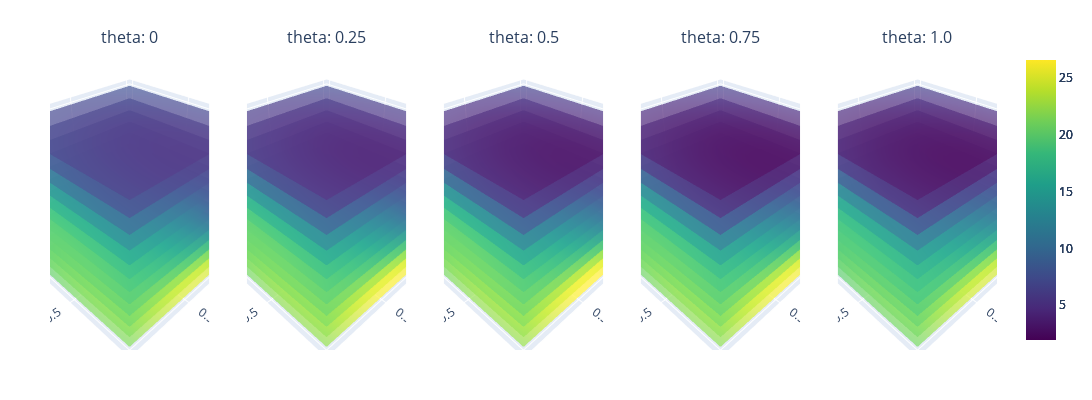

The notebook cell saved with this chart:
### Code cell
original_bounds = torch.tensor([[x_all[:,0].min(), x_all[:,1].min(), x_all[:,2].min(), x_all[:,3].min()], [x_all[:,0].max(), x_all[:,1].max(), x_all[:,2].max(), x_all[:,3].max()]])
random.seed(42)
random_indices = random.sample(range(x_all.shape[0]), 10)
x_train, _ = ground_truth_pool(lhs_data)
nx_train = normalize(x_train, bounds=original_bounds) # normalized data for training

x_train_df = pd.DataFrame(x_train.numpy(), columns=['n', 'theta', 'r', 't']) # Converted dataframe of the training data
matching_index = find_nearest_rows(x_inputs,x_train_df) # THe cloeset indecies
y_train,y_train_var = ground_truth_value(matching_index) # Train_y and train y var. Variance exists is multiple of the same rows exist

nx_all = normalize(x_all,original_bounds)

# Step 1: Initialize your model
gp_model = GaussianModelA(x_train=nx_train, y_train=y_train, y_train_var=y_train_var, bounds=original_bounds)

# Step 2: Initialize Plotting class
variable_combinations = [('n', 'r', 't'), ('theta', 'r', 't'), ('n', 't', 'theta')]
plotting = Plotting(gp_model, variable_combinations=variable_combinations)

combination = variable_combinations[0]

minmax = [y_train.min(), y_train.max()]
plotting.sliced_plotting(combination, minmax)

### Figure 1 — Plotly figure (JSON) as saved in the notebook; plotly's stock layout.template omitted (floating-point values rounded to 4 significant figures; data arrays with more than 128 entries replaced by an {"elided": "..."} marker saying what was removed)
{"data": [{"cmax": 26.55, "cmin": 1.95, "colorscale": [[0, "#440154"], [0.1111, "#482878"], [0.2222, "#3e4989"], [0.3333, "#31688e"], [0.4444, "#26828e"], [0.5556, "#1f9e89"], [0.6667, "#35b779"], [0.7778, "#6ece58"], [0.8889, "#b5de2b"], [1, "#fde725"]], "opacity": 0.7, "scene": "scene", "showscale": true, "surfacecolor": {"elided": "20x20 float values"}, "type": "surface", "x": {"elided": "20x20 float values"}, "y": {"elided": "20x20 float values"}, "z": {"elided": "20x20 float values"}}, {"cmax": 26.55, "cmin": 1.95, "colorscale": [[0, "#440154"], [0.1111, "#482878"], [0.2222, "#3e4989"], [0.3333, "#31688e"], [0.4444, "#26828e"], [0.5556, "#1f9e89"], [0.6667, "#35b779"], [0.7778, "#6ece58"], [0.8889, "#b5de2b"], [1, "#fde725"]], "opacity": 0.7, "scene": "scene2", "showscale": true, "surfacecolor": {"elided": "20x20 float values"}, "type": "surface", "x": {"elided": "20x20 float values"}, "y": {"elided": "20x20 float values"}, "z": {"elided": "20x20 float values"}}, {"cmax": 26.55, "cmin": 1.95, "colorscale": [[0, "#440154"], [0.1111, "#482878"], [0.2222, "#3e4989"], [0.3333, "#31688e"], [0.4444, "#26828e"], [0.5556, "#1f9e89"], [0.6667, "#35b779"], [0.7778, "#6ece58"], [0.8889, "#b5de2b"], [1, "#fde725"]], "opacity": 0.7, "scene": "scene3", "showscale": true, "surfacecolor": {"elided": "20x20 float values"}, "type": "surface", "x": {"elided": "20x20 float values"}, "y": {"elided": "20x20 float values"}, "z": {"elided": "20x20 float values"}}, {"cmax": 26.55, "cmin": 1.95, "colorscale": [[0, "#440154"], [0.1111, "#482878"], [0.2222, "#3e4989"], [0.3333, "#31688e"], [0.4444, "#26828e"], [0.5556, "#1f9e89"], [0.6667, "#35b779"], [0.7778, "#6ece58"], [0.8889, "#b5de2b"], [1, "#fde725"]], "opacity": 0.7, "scene": "scene4", "showscale": true, "surfacecolor": {"elided": "20x20 float values"}, "type": "surface", "x": {"elided": "20x20 float values"}, "y": {"elided": "20x20 float values"}, "z": {"elided": "20x20 float values"}}, {"cmax": 26.55, "cmin": 1.95, "colorscale": [[0, "#440154"], [0.1111, "#482878"], [0.2222, "#3e4989"], [0.3333, "#31688e"], [0.4444, "#26828e"], [0.5556, "#1f9e89"], [0.6667, "#35b779"], [0.7778, "#6ece58"], [0.8889, "#b5de2b"], [1, "#fde725"]], "opacity": 0.7, "scene": "scene5", "showscale": true, "surfacecolor": {"elided": "20x20 float values"}, "type": "surface", "x": {"elided": "20x20 float values"}, "y": {"elided": "20x20 float values"}, "z": {"elided": "20x20 float values"}}, {"cmax": 26.55, "cmin": 1.95, "colorscale": [[0, "#440154"], [0.1111, "#482878"], [0.2222, "#3e4989"], [0.3333, "#31688e"], [0.4444, "#26828e"], [0.5556, "#1f9e89"], [0.6667, "#35b779"], [0.7778, "#6ece58"], [0.8889, "#b5de2b"], [1, "#fde725"]], "opacity": 0.7, "scene": "scene", "showscale": false, "surfacecolor": {"elided": "20x20 float values"}, "type": "surface", "x": {"elided": "20x20 float values"}, "y": {"elided": "20x20 float values"}, "z": {"elided": "20x20 float values"}}, {"cmax": 26.55, "cmin": 1.95, "colorscale": [[0, "#440154"], [0.1111, "#482878"], [0.2222, "#3e4989"], [0.3333, "#31688e"], [0.4444, "#26828e"], [0.5556, "#1f9e89"], [0.6667, "#35b779"], [0.7778, "#6ece58"], [0.8889, "#b5de2b"], [1, "#fde725"]], "opacity": 0.7, "scene": "scene2", "showscale": false, "surfacecolor": {"elided": "20x20 float values"}, "type": "surface", "x": {"elided": "20x20 float values"}, "y": {"elided": "20x20 float values"}, "z": {"elided": "20x20 float values"}}, {"cmax": 26.55, "cmin": 1.95, "colorscale": [[0, "#440154"], [0.1111, "#482878"], [0.2222, "#3e4989"], [0.3333, "#31688e"], [0.4444, "#26828e"], [0.5556, "#1f9e89"], [0.6667, "#35b779"], [0.7778, "#6ece58"], [0.8889, "#b5de2b"], [1, "#fde725"]], "opacity": 0.7, "scene": "scene3", "showscale": false, "surfacecolor": {"elided": "20x20 float values"}, "type": "surface", "x": {"elided": "20x20 float values"}, "y": {"elided": "20x20 float values"}, "z": {"elided": "20x20 float values"}}, {"cmax": 26.55, "cmin": 1.95, "colorscale": [[0, "#440154"], [0.1111, "#482878"], [0.2222, "#3e4989"], [0.3333, "#31688e"], [0.4444, "#26828e"], [0.5556, "#1f9e89"], [0.6667, "#35b779"], [0.7778, "#6ece58"], [0.8889, "#b5de2b"], [1, "#fde725"]], "opacity": 0.7, "scene": "scene4", "showscale": false, "surfacecolor": {"elided": "20x20 float values"}, "type": "surface", "x": {"elided": "20x20 float values"}, "y": {"elided": "20x20 float values"}, "z": {"elided": "20x20 float values"}}, {"cmax": 26.55, "cmin": 1.95, "colorscale": [[0, "#440154"], [0.1111, "#482878"], [0.2222, "#3e4989"], [0.3333, "#31688e"], [0.4444, "#26828e"], [0.5556, "#1f9e89"], [0.6667, "#35b779"], [0.7778, "#6ece58"], [0.8889, "#b5de2b"], [1, "#fde725"]], "opacity": 0.7, "scene": "scene5", "showscale": false, "surfacecolor": {"elided": "20x20 float values"}, "type": "surface", "x": {"elided": "20x20 float values"}, "y": {"elided": "20x20 float values"}, "z": {"elided": "20x20 float values"}}, {"cmax": 26.55, "cmin": 1.95, "colorscale": [[0, "#440154"], [0.1111, "#482878"], [0.2222, "#3e4989"], [0.3333, "#31688e"], [0.4444, "#26828e"], [0.5556, "#1f9e89"], [0.6667, "#35b779"], [0.7778, "#6ece58"], [0.8889, "#b5de2b"], [1, "#fde725"]], "opacity": 0.7, "scene": "scene", "showscale": false, "surfacecolor": {"elided": "20x20 float values"}, "type": "surface", "x": {"elided": "20x20 float values"}, "y": {"elided": "20x20 float values"}, "z": {"elided": "20x20 float values"}}, {"cmax": 26.55, "cmin": 1.95, "colorscale": [[0, "#440154"], [0.1111, "#482878"], [0.2222, "#3e4989"], [0.3333, "#31688e"], [0.4444, "#26828e"], [0.5556, "#1f9e89"], [0.6667, "#35b779"], [0.7778, "#6ece58"], [0.8889, "#b5de2b"], [1, "#fde725"]], "opacity": 0.7, "scene": "scene2", "showscale": false, "surfacecolor": {"elided": "20x20 float values"}, "type": "surface", "x": {"elided": "20x20 float values"}, "y": {"elided": "20x20 float values"}, "z": {"elided": "20x20 float values"}}, {"cmax": 26.55, "cmin": 1.95, "colorscale": [[0, "#440154"], [0.1111, "#482878"], [0.2222, "#3e4989"], [0.3333, "#31688e"], [0.4444, "#26828e"], [0.5556, "#1f9e89"], [0.6667, "#35b779"], [0.7778, "#6ece58"], [0.8889, "#b5de2b"], [1, "#fde725"]], "opacity": 0.7, "scene": "scene3", "showscale": false, "surfacecolor": {"elided": "20x20 float values"}, "type": "surface", "x": {"elided": "20x20 float values"}, "y": {"elided": "20x20 float values"}, "z": {"elided": "20x20 float values"}}, {"cmax": 26.55, "cmin": 1.95, "colorscale": [[0, "#440154"], [0.1111, "#482878"], [0.2222, "#3e4989"], [0.3333, "#31688e"], [0.4444, "#26828e"], [0.5556, "#1f9e89"], [0.6667, "#35b779"], [0.7778, "#6ece58"], [0.8889, "#b5de2b"], [1, "#fde725"]], "opacity": 0.7, "scene": "scene4", "showscale": false, "surfacecolor": {"elided": "20x20 float values"}, "type": "surface", "x": {"elided": "20x20 float values"}, "y": {"elided": "20x20 float values"}, "z": {"elided": "20x20 float values"}}, {"cmax": 26.55, "cmin": 1.95, "colorscale": [[0, "#440154"], [0.1111, "#482878"], [0.2222, "#3e4989"], [0.3333, "#31688e"], [0.4444, "#26828e"], [0.5556, "#1f9e89"], [0.6667, "#35b779"], [0.7778, "#6ece58"], [0.8889, "#b5de2b"], [1, "#fde725"]], "opacity": 0.7, "scene": "scene5", "showscale": false, "surfacecolor": {"elided": "20x20 float values"}, "type": "surface", "x": {"elided": "20x20 float values"}, "y": {"elided": "20x20 float values"}, "z": {"elided": "20x20 float values"}}, {"cmax": 26.55, "cmin": 1.95, "colorscale": [[0, "#440154"], [0.1111, "#482878"], [0.2222, "#3e4989"], [0.3333, "#31688e"], [0.4444, "#26828e"], [0.5556, "#1f9e89"], [0.6667, "#35b779"], [0.7778, "#6ece58"], [0.8889, "#b5de2b"], [1, "#fde725"]], "opacity": 0.7, "scene": "scene", "showscale": false, "surfacecolor": {"elided": "20x20 float values"}, "type": "surface", "x": {"elided": "20x20 float values"}, "y": {"elided": "20x20 float values"}, "z": {"elided": "20x20 float values"}}, {"cmax": 26.55, "cmin": 1.95, "colorscale": [[0, "#440154"], [0.1111, "#482878"], [0.2222, "#3e4989"], [0.3333, "#31688e"], [0.4444, "#26828e"], [0.5556, "#1f9e89"], [0.6667, "#35b779"], [0.7778, "#6ece58"], [0.8889, "#b5de2b"], [1, "#fde725"]], "opacity": 0.7, "scene": "scene2", "showscale": false, "surfacecolor": {"elided": "20x20 float values"}, "type": "surface", "x": {"elided": "20x20 float values"}, "y": {"elided": "20x20 float values"}, "z": {"elided": "20x20 float values"}}, {"cmax": 26.55, "cmin": 1.95, "colorscale": [[0, "#440154"], [0.1111, "#482878"], [0.2222, "#3e4989"], [0.3333, "#31688e"], [0.4444, "#26828e"], [0.5556, "#1f9e89"], [0.6667, "#35b779"], [0.7778, "#6ece58"], [0.8889, "#b5de2b"], [1, "#fde725"]], "opacity": 0.7, "scene": "scene3", "showscale": false, "surfacecolor": {"elided": "20x20 float values"}, "type": "surface", "x": {"elided": "20x20 float values"}, "y": {"elided": "20x20 float values"}, "z": {"elided": "20x20 float values"}}, {"cmax": 26.55, "cmin": 1.95, "colorscale": [[0, "#440154"], [0.1111, "#482878"], [0.2222, "#3e4989"], [0.3333, "#31688e"], [0.4444, "#26828e"], [0.5556, "#1f9e89"], [0.6667, "#35b779"], [0.7778, "#6ece58"], [0.8889, "#b5de2b"], [1, "#fde725"]], "opacity": 0.7, "scene": "scene4", "showscale": false, "surfacecolor": {"elided": "20x20 float values"}, "type": "surface", "x": {"elided": "20x20 float values"}, "y": {"elided": "20x20 float values"}, "z": {"elided": "20x20 float values"}}, {"cmax": 26.55, "cmin": 1.95, "colorscale": [[0, "#440154"], [0.1111, "#482878"], [0.2222, "#3e4989"], [0.3333, "#31688e"], [0.4444, "#26828e"], [0.5556, "#1f9e89"], [0.6667, "#35b779"], [0.7778, "#6ece58"], [0.8889, "#b5de2b"], [1, "#fde725"]], "opacity": 0.7, "scene": "scene5", "showscale": false, "surfacecolor": {"elided": "20x20 float values"}, "type": "surface", "x": {"elided": "20x20 float values"}, "y": {"elided": "20x20 float values"}, "z": {"elided": "20x20 float values"}}, {"cmax": 26.55, "cmin": 1.95, "colorscale": [[0, "#440154"], [0.1111, "#482878"], [0.2222, "#3e4989"], [0.3333, "#31688e"], [0.4444, "#26828e"], [0.5556, "#1f9e89"], [0.6667, "#35b779"], [0.7778, "#6ece58"], [0.8889, "#b5de2b"], [1, "#fde725"]], "opacity": 0.7, "scene": "scene", "showscale": false, "surfacecolor": {"elided": "20x20 float values"}, "type": "surface", "x": {"elided": "20x20 float values"}, "y": {"elided": "20x20 float values"}, "z": {"elided": "20x20 float values"}}, {"cmax": 26.55, "cmin": 1.95, "colorscale": [[0, "#440154"], [0.1111, "#482878"], [0.2222, "#3e4989"], [0.3333, "#31688e"], [0.4444, "#26828e"], [0.5556, "#1f9e89"], [0.6667, "#35b779"], [0.7778, "#6ece58"], [0.8889, "#b5de2b"], [1, "#fde725"]], "opacity": 0.7, "scene": "scene2", "showscale": false, "surfacecolor": {"elided": "20x20 float values"}, "type": "surface", "x": {"elided": "20x20 float values"}, "y": {"elided": "20x20 float values"}, "z": {"elided": "20x20 float values"}}, {"cmax": 26.55, "cmin": 1.95, "colorscale": [[0, "#440154"], [0.1111, "#482878"], [0.2222, "#3e4989"], [0.3333, "#31688e"], [0.4444, "#26828e"], [0.5556, "#1f9e89"], [0.6667, "#35b779"], [0.7778, "#6ece58"], [0.8889, "#b5de2b"], [1, "#fde725"]], "opacity": 0.7, "scene": "scene3", "showscale": false, "surfacecolor": {"elided": "20x20 float values"}, "type": "surface", "x": {"elided": "20x20 float values"}, "y": {"elided": "20x20 float values"}, "z": {"elided": "20x20 float values"}}, {"cmax": 26.55, "cmin": 1.95, "colorscale": [[0, "#440154"], [0.1111, "#482878"], [0.2222, "#3e4989"], [0.3333, "#31688e"], [0.4444, "#26828e"], [0.5556, "#1f9e89"], [0.6667, "#35b779"], [0.7778, "#6ece58"], [0.8889, "#b5de2b"], [1, "#fde725"]], "opacity": 0.7, "scene": "scene4", "showscale": false, "surfacecolor": {"elided": "20x20 float values"}, "type": "surface", "x": {"elided": "20x20 float values"}, "y": {"elided": "20x20 float values"}, "z": {"elided": "20x20 float values"}}, {"cmax": 26.55, "cmin": 1.95, "colorscale": [[0, "#440154"], [0.1111, "#482878"], [0.2222, "#3e4989"], [0.3333, "#31688e"], [0.4444, "#26828e"], [0.5556, "#1f9e89"], [0.6667, "#35b779"], [0.7778, "#6ece58"], [0.8889, "#b5de2b"], [1, "#fde725"]], "opacity": 0.7, "scene": "scene5", "showscale": false, "surfacecolor": {"elided": "20x20 float values"}, "type": "surface", "x": {"elided": "20x20 float values"}, "y": {"elided": "20x20 float values"}, "z": {"elided": "20x20 float values"}}, {"cmax": 26.55, "cmin": 1.95, "colorscale": [[0, "#440154"], [0.1111, "#482878"], [0.2222, "#3e4989"], [0.3333, "#31688e"], [0.4444, "#26828e"], [0.5556, "#1f9e89"], [0.6667, "#35b779"], [0.7778, "#6ece58"], [0.8889, "#b5de2b"], [1, "#fde725"]], "opacity": 0.7, "scene": "scene", "showscale": false, "surfacecolor": {"elided": "20x20 float values"}, "type": "surface", "x": {"elided": "20x20 float values"}, "y": {"elided": "20x20 float values"}, "z": {"elided": "20x20 float values"}}, {"cmax": 26.55, "cmin": 1.95, "colorscale": [[0, "#440154"], [0.1111, "#482878"], [0.2222, "#3e4989"], [0.3333, "#31688e"], [0.4444, "#26828e"], [0.5556, "#1f9e89"], [0.6667, "#35b779"], [0.7778, "#6ece58"], [0.8889, "#b5de2b"], [1, "#fde725"]], "opacity": 0.7, "scene": "scene2", "showscale": false, "surfacecolor": {"elided": "20x20 float values"}, "type": "surface", "x": {"elided": "20x20 float values"}, "y": {"elided": "20x20 float values"}, "z": {"elided": "20x20 float values"}}, {"cmax": 26.55, "cmin": 1.95, "colorscale": [[0, "#440154"], [0.1111, "#482878"], [0.2222, "#3e4989"], [0.3333, "#31688e"], [0.4444, "#26828e"], [0.5556, "#1f9e89"], [0.6667, "#35b779"], [0.7778, "#6ece58"], [0.8889, "#b5de2b"], [1, "#fde725"]], "opacity": 0.7, "scene": "scene3", "showscale": false, "surfacecolor": {"elided": "20x20 float values"}, "type": "surface", "x": {"elided": "20x20 float values"}, "y": {"elided": "20x20 float values"}, "z": {"elided": "20x20 float values"}}, {"cmax": 26.55, "cmin": 1.95, "colorscale": [[0, "#440154"], [0.1111, "#482878"], [0.2222, "#3e4989"], [0.3333, "#31688e"], [0.4444, "#26828e"], [0.5556, "#1f9e89"], [0.6667, "#35b779"], [0.7778, "#6ece58"], [0.8889, "#b5de2b"], [1, "#fde725"]], "opacity": 0.7, "scene": "scene4", "showscale": false, "surfacecolor": {"elided": "20x20 float values"}, "type": "surface", "x": {"elided": "20x20 float values"}, "y": {"elided": "20x20 float values"}, "z": {"elided": "20x20 float values"}}, {"cmax": 26.55, "cmin": 1.95, "colorscale": [[0, "#440154"], [0.1111, "#482878"], [0.2222, "#3e4989"], [0.3333, "#31688e"], [0.4444, "#26828e"], [0.5556, "#1f9e89"], [0.6667, "#35b779"], [0.7778, "#6ece58"], [0.8889, "#b5de2b"], [1, "#fde725"]], "opacity": 0.7, "scene": "scene5", "showscale": false, "surfacecolor": {"elided": "20x20 float values"}, "type": "surface", "x": {"elided": "20x20 float values"}, "y": {"elided": "20x20 float values"}, "z": {"elided": "20x20 float values"}}, {"cmax": 26.55, "cmin": 1.95, "colorscale": [[0, "#440154"], [0.1111, "#482878"], [0.2222, "#3e4989"], [0.3333, "#31688e"], [0.4444, "#26828e"], [0.5556, "#1f9e89"], [0.6667, "#35b779"], [0.7778, "#6ece58"], [0.8889, "#b5de2b"], [1, "#fde725"]], "opacity": 0.7, "scene": "scene", "showscale": false, "surfacecolor": {"elided": "20x20 float values"}, "type": "surface", "x": {"elided": "20x20 float values"}, "y": {"elided": "20x20 float values"}, "z": {"elided": "20x20 float values"}}, {"cmax": 26.55, "cmin": 1.95, "colorscale": [[0, "#440154"], [0.1111, "#482878"], [0.2222, "#3e4989"], [0.3333, "#31688e"], [0.4444, "#26828e"], [0.5556, "#1f9e89"], [0.6667, "#35b779"], [0.7778, "#6ece58"], [0.8889, "#b5de2b"], [1, "#fde725"]], "opacity": 0.7, "scene": "scene2", "showscale": false, "surfacecolor": {"elided": "20x20 float values"}, "type": "surface", "x": {"elided": "20x20 float values"}, "y": {"elided": "20x20 float values"}, "z": {"elided": "20x20 float values"}}, {"cmax": 26.55, "cmin": 1.95, "colorscale": [[0, "#440154"], [0.1111, "#482878"], [0.2222, "#3e4989"], [0.3333, "#31688e"], [0.4444, "#26828e"], [0.5556, "#1f9e89"], [0.6667, "#35b779"], [0.7778, "#6ece58"], [0.8889, "#b5de2b"], [1, "#fde725"]], "opacity": 0.7, "scene": "scene3", "showscale": false, "surfacecolor": {"elided": "20x20 float values"}, "type": "surface", "x": {"elided": "20x20 float values"}, "y": {"elided": "20x20 float values"}, "z": {"elided": "20x20 float values"}}, {"cmax": 26.55, "cmin": 1.95, "colorscale": [[0, "#440154"], [0.1111, "#482878"], [0.2222, "#3e4989"], [0.3333, "#31688e"], [0.4444, "#26828e"], [0.5556, "#1f9e89"], [0.6667, "#35b779"], [0.7778, "#6ece58"], [0.8889, "#b5de2b"], [1, "#fde725"]], "opacity": 0.7, "scene": "scene4", "showscale": false, "surfacecolor": {"elided": "20x20 float values"}, "type": "surface", "x": {"elided": "20x20 float values"}, "y": {"elided": "20x20 float values"}, "z": {"elided": "20x20 float values"}}, {"cmax": 26.55, "cmin": 1.95, "colorscale": [[0, "#440154"], [0.1111, "#482878"], [0.2222, "#3e4989"], [0.3333, "#31688e"], [0.4444, "#26828e"], [0.5556, "#1f9e89"], [0.6667, "#35b779"], [0.7778, "#6ece58"], [0.8889, "#b5de2b"], [1, "#fde725"]], "opacity": 0.7, "scene": "scene5", "showscale": false, "surfacecolor": {"elided": "20x20 float values"}, "type": "surface", "x": {"elided": "20x20 float values"}, "y": {"elided": "20x20 float values"}, "z": {"elided": "20x20 float values"}}, {"cmax": 26.55, "cmin": 1.95, "colorscale": [[0, "#440154"], [0.1111, "#482878"], [0.2222, "#3e4989"], [0.3333, "#31688e"], [0.4444, "#26828e"], [0.5556, "#1f9e89"], [0.6667, "#35b779"], [0.7778, "#6ece58"], [0.8889, "#b5de2b"], [1, "#fde725"]], "opacity": 0.7, "scene": "scene", "showscale": false, "surfacecolor": {"elided": "20x20 float values"}, "type": "surface", "x": {"elided": "20x20 float values"}, "y": {"elided": "20x20 float values"}, "z": {"elided": "20x20 float values"}}, {"cmax": 26.55, "cmin": 1.95, "colorscale": [[0, "#440154"], [0.1111, "#482878"], [0.2222, "#3e4989"], [0.3333, "#31688e"], [0.4444, "#26828e"], [0.5556, "#1f9e89"], [0.6667, "#35b779"], [0.7778, "#6ece58"], [0.8889, "#b5de2b"], [1, "#fde725"]], "opacity": 0.7, "scene": "scene2", "showscale": false, "surfacecolor": {"elided": "20x20 float values"}, "type": "surface", "x": {"elided": "20x20 float values"}, "y": {"elided": "20x20 float values"}, "z": {"elided": "20x20 float values"}}, {"cmax": 26.55, "cmin": 1.95, "colorscale": [[0, "#440154"], [0.1111, "#482878"], [0.2222, "#3e4989"], [0.3333, "#31688e"], [0.4444, "#26828e"], [0.5556, "#1f9e89"], [0.6667, "#35b779"], [0.7778, "#6ece58"], [0.8889, "#b5de2b"], [1, "#fde725"]], "opacity": 0.7, "scene": "scene3", "showscale": false, "surfacecolor": {"elided": "20x20 float values"}, "type": "surface", "x": {"elided": "20x20 float values"}, "y": {"elided": "20x20 float values"}, "z": {"elided": "20x20 float values"}}, {"cmax": 26.55, "cmin": 1.95, "colorscale": [[0, "#440154"], [0.1111, "#482878"], [0.2222, "#3e4989"], [0.3333, "#31688e"], [0.4444, "#26828e"], [0.5556, "#1f9e89"], [0.6667, "#35b779"], [0.7778, "#6ece58"], [0.8889, "#b5de2b"], [1, "#fde725"]], "opacity": 0.7, "scene": "scene4", "showscale": false, "surfacecolor": {"elided": "20x20 float values"}, "type": "surface", "x": {"elided": "20x20 float values"}, "y": {"elided": "20x20 float values"}, "z": {"elided": "20x20 float values"}}, {"cmax": 26.55, "cmin": 1.95, "colorscale": [[0, "#440154"], [0.1111, "#482878"], [0.2222, "#3e4989"], [0.3333, "#31688e"], [0.4444, "#26828e"], [0.5556, "#1f9e89"], [0.6667, "#35b779"], [0.7778, "#6ece58"], [0.8889, "#b5de2b"], [1, "#fde725"]], "opacity": 0.7, "scene": "scene5", "showscale": false, "surfacecolor": {"elided": "20x20 float values"}, "type": "surface", "x": {"elided": "20x20 float values"}, "y": {"elided": "20x20 float values"}, "z": {"elided": "20x20 float values"}}, {"cmax": 26.55, "cmin": 1.95, "colorscale": [[0, "#440154"], [0.1111, "#482878"], [0.2222, "#3e4989"], [0.3333, "#31688e"], [0.4444, "#26828e"], [0.5556, "#1f9e89"], [0.6667, "#35b779"], [0.7778, "#6ece58"], [0.8889, "#b5de2b"], [1, "#fde725"]], "opacity": 0.7, "scene": "scene", "showscale": false, "surfacecolor": {"elided": "20x20 float values"}, "type": "surface", "x": {"elided": "20x20 float values"}, "y": {"elided": "20x20 float values"}, "z": {"elided": "20x20 float values"}}, {"cmax": 26.55, "cmin": 1.95, "colorscale": [[0, "#440154"], [0.1111, "#482878"], [0.2222, "#3e4989"], [0.3333, "#31688e"], [0.4444, "#26828e"], [0.5556, "#1f9e89"], [0.6667, "#35b779"], [0.7778, "#6ece58"], [0.8889, "#b5de2b"], [1, "#fde725"]], "opacity": 0.7, "scene": "scene2", "showscale": false, "surfacecolor": {"elided": "20x20 float values"}, "type": "surface", "x": {"elided": "20x20 float values"}, "y": {"elided": "20x20 float values"}, "z": {"elided": "20x20 float values"}}, {"cmax": 26.55, "cmin": 1.95, "colorscale": [[0, "#440154"], [0.1111, "#482878"], [0.2222, "#3e4989"], [0.3333, "#31688e"], [0.4444, "#26828e"], [0.5556, "#1f9e89"], [0.6667, "#35b779"], [0.7778, "#6ece58"], [0.8889, "#b5de2b"], [1, "#fde725"]], "opacity": 0.7, "scene": "scene3", "showscale": false, "surfacecolor": {"elided": "20x20 float values"}, "type": "surface", "x": {"elided": "20x20 float values"}, "y": {"elided": "20x20 float values"}, "z": {"elided": "20x20 float values"}}, {"cmax": 26.55, "cmin": 1.95, "colorscale": [[0, "#440154"], [0.1111, "#482878"], [0.2222, "#3e4989"], [0.3333, "#31688e"], [0.4444, "#26828e"], [0.5556, "#1f9e89"], [0.6667, "#35b779"], [0.7778, "#6ece58"], [0.8889, "#b5de2b"], [1, "#fde725"]], "opacity": 0.7, "scene": "scene4", "showscale": false, "surfacecolor": {"elided": "20x20 float values"}, "type": "surface", "x": {"elided": "20x20 float values"}, "y": {"elided": "20x20 float values"}, "z": {"elided": "20x20 float values"}}, {"cmax": 26.55, "cmin": 1.95, "colorscale": [[0, "#440154"], [0.1111, "#482878"], [0.2222, "#3e4989"], [0.3333, "#31688e"], [0.4444, "#26828e"], [0.5556, "#1f9e89"], [0.6667, "#35b779"], [0.7778, "#6ece58"], [0.8889, "#b5de2b"], [1, "#fde725"]], "opacity": 0.7, "scene": "scene5", "showscale": false, "surfacecolor": {"elided": "20x20 float values"}, "type": "surface", "x": {"elided": "20x20 float values"}, "y": {"elided": "20x20 float values"}, "z": {"elided": "20x20 float values"}}, {"cmax": 26.55, "cmin": 1.95, "colorscale": [[0, "#440154"], [0.1111, "#482878"], [0.2222, "#3e4989"], [0.3333, "#31688e"], [0.4444, "#26828e"], [0.5556, "#1f9e89"], [0.6667, "#35b779"], [0.7778, "#6ece58"], [0.8889, "#b5de2b"], [1, "#fde725"]], "opacity": 0.7, "scene": "scene", "showscale": false, "surfacecolor": {"elided": "20x20 float values"}, "type": "surface", "x": {"elided": "20x20 float values"}, "y": {"elided": "20x20 float values"}, "z": {"elided": "20x20 float values"}}, {"cmax": 26.55, "cmin": 1.95, "colorscale": [[0, "#440154"], [0.1111, "#482878"], [0.2222, "#3e4989"], [0.3333, "#31688e"], [0.4444, "#26828e"], [0.5556, "#1f9e89"], [0.6667, "#35b779"], [0.7778, "#6ece58"], [0.8889, "#b5de2b"], [1, "#fde725"]], "opacity": 0.7, "scene": "scene2", "showscale": false, "surfacecolor": {"elided": "20x20 float values"}, "type": "surface", "x": {"elided": "20x20 float values"}, "y": {"elided": "20x20 float values"}, "z": {"elided": "20x20 float values"}}, {"cmax": 26.55, "cmin": 1.95, "colorscale": [[0, "#440154"], [0.1111, "#482878"], [0.2222, "#3e4989"], [0.3333, "#31688e"], [0.4444, "#26828e"], [0.5556, "#1f9e89"], [0.6667, "#35b779"], [0.7778, "#6ece58"], [0.8889, "#b5de2b"], [1, "#fde725"]], "opacity": 0.7, "scene": "scene3", "showscale": false, "surfacecolor": {"elided": "20x20 float values"}, "type": "surface", "x": {"elided": "20x20 float values"}, "y": {"elided": "20x20 float values"}, "z": {"elided": "20x20 float values"}}, {"cmax": 26.55, "cmin": 1.95, "colorscale": [[0, "#440154"], [0.1111, "#482878"], [0.2222, "#3e4989"], [0.3333, "#31688e"], [0.4444, "#26828e"], [0.5556, "#1f9e89"], [0.6667, "#35b779"], [0.7778, "#6ece58"], [0.8889, "#b5de2b"], [1, "#fde725"]], "opacity": 0.7, "scene": "scene4", "showscale": false, "surfacecolor": {"elided": "20x20 float values"}, "type": "surface", "x": {"elided": "20x20 float values"}, "y": {"elided": "20x20 float values"}, "z": {"elided": "20x20 float values"}}, {"cmax": 26.55, "cmin": 1.95, "colorscale": [[0, "#440154"], [0.1111, "#482878"], [0.2222, "#3e4989"], [0.3333, "#31688e"], [0.4444, "#26828e"], [0.5556, "#1f9e89"], [0.6667, "#35b779"], [0.7778, "#6ece58"], [0.8889, "#b5de2b"], [1, "#fde725"]], "opacity": 0.7, "scene": "scene5", "showscale": false, "surfacecolor": {"elided": "20x20 float values"}, "type": "surface", "x": {"elided": "20x20 float values"}, "y": {"elided": "20x20 float values"}, "z": {"elided": "20x20 float values"}}, {"cmax": 26.55, "cmin": 1.95, "colorscale": [[0, "#440154"], [0.1111, "#482878"], [0.2222, "#3e4989"], [0.3333, "#31688e"], [0.4444, "#26828e"], [0.5556, "#1f9e89"], [0.6667, "#35b779"], [0.7778, "#6ece58"], [0.8889, "#b5de2b"], [1, "#fde725"]], "opacity": 0.7, "scene": "scene", "showscale": false, "surfacecolor": {"elided": "20x20 float values"}, "type": "surface", "x": {"elided": "20x20 float values"}, "y": {"elided": "20x20 float values"}, "z": {"elided": "20x20 float values"}}, {"cmax": 26.55, "cmin": 1.95, "colorscale": [[0, "#440154"], [0.1111, "#482878"], [0.2222, "#3e4989"], [0.3333, "#31688e"], [0.4444, "#26828e"], [0.5556, "#1f9e89"], [0.6667, "#35b779"], [0.7778, "#6ece58"], [0.8889, "#b5de2b"], [1, "#fde725"]], "opacity": 0.7, "scene": "scene2", "showscale": false, "surfacecolor": {"elided": "20x20 float values"}, "type": "surface", "x": {"elided": "20x20 float values"}, "y": {"elided": "20x20 float values"}, "z": {"elided": "20x20 float values"}}, {"cmax": 26.55, "cmin": 1.95, "colorscale": [[0, "#440154"], [0.1111, "#482878"], [0.2222, "#3e4989"], [0.3333, "#31688e"], [0.4444, "#26828e"], [0.5556, "#1f9e89"], [0.6667, "#35b779"], [0.7778, "#6ece58"], [0.8889, "#b5de2b"], [1, "#fde725"]], "opacity": 0.7, "scene": "scene3", "showscale": false, "surfacecolor": {"elided": "20x20 float values"}, "type": "surface", "x": {"elided": "20x20 float values"}, "y": {"elided": "20x20 float values"}, "z": {"elided": "20x20 float values"}}, {"cmax": 26.55, "cmin": 1.95, "colorscale": [[0, "#440154"], [0.1111, "#482878"], [0.2222, "#3e4989"], [0.3333, "#31688e"], [0.4444, "#26828e"], [0.5556, "#1f9e89"], [0.6667, "#35b779"], [0.7778, "#6ece58"], [0.8889, "#b5de2b"], [1, "#fde725"]], "opacity": 0.7, "scene": "scene4", "showscale": false, "surfacecolor": {"elided": "20x20 float values"}, "type": "surface", "x": {"elided": "20x20 float values"}, "y": {"elided": "20x20 float values"}, "z": {"elided": "20x20 float values"}}, {"cmax": 26.55, "cmin": 1.95, "colorscale": [[0, "#440154"], [0.1111, "#482878"], [0.2222, "#3e4989"], [0.3333, "#31688e"], [0.4444, "#26828e"], [0.5556, "#1f9e89"], [0.6667, "#35b779"], [0.7778, "#6ece58"], [0.8889, "#b5de2b"], [1, "#fde725"]], "opacity": 0.7, "scene": "scene5", "showscale": false, "surfacecolor": {"elided": "20x20 float values"}, "type": "surface", "x": {"elided": "20x20 float values"}, "y": {"elided": "20x20 float values"}, "z": {"elided": "20x20 float values"}}, {"cmax": 26.55, "cmin": 1.95, "colorscale": [[0, "#440154"], [0.1111, "#482878"], [0.2222, "#3e4989"], [0.3333, "#31688e"], [0.4444, "#26828e"], [0.5556, "#1f9e89"], [0.6667, "#35b779"], [0.7778, "#6ece58"], [0.8889, "#b5de2b"], [1, "#fde725"]], "opacity": 0.7, "scene": "scene", "showscale": false, "surfacecolor": {"elided": "20x20 float values"}, "type": "surface", "x": {"elided": "20x20 float values"}, "y": {"elided": "20x20 float values"}, "z": {"elided": "20x20 float values"}}, {"cmax": 26.55, "cmin": 1.95, "colorscale": [[0, "#440154"], [0.1111, "#482878"], [0.2222, "#3e4989"], [0.3333, "#31688e"], [0.4444, "#26828e"], [0.5556, "#1f9e89"], [0.6667, "#35b779"], [0.7778, "#6ece58"], [0.8889, "#b5de2b"], [1, "#fde725"]], "opacity": 0.7, "scene": "scene2", "showscale": false, "surfacecolor": {"elided": "20x20 float values"}, "type": "surface", "x": {"elided": "20x20 float values"}, "y": {"elided": "20x20 float values"}, "z": {"elided": "20x20 float values"}}, {"cmax": 26.55, "cmin": 1.95, "colorscale": [[0, "#440154"], [0.1111, "#482878"], [0.2222, "#3e4989"], [0.3333, "#31688e"], [0.4444, "#26828e"], [0.5556, "#1f9e89"], [0.6667, "#35b779"], [0.7778, "#6ece58"], [0.8889, "#b5de2b"], [1, "#fde725"]], "opacity": 0.7, "scene": "scene3", "showscale": false, "surfacecolor": {"elided": "20x20 float values"}, "type": "surface", "x": {"elided": "20x20 float values"}, "y": {"elided": "20x20 float values"}, "z": {"elided": "20x20 float values"}}, {"cmax": 26.55, "cmin": 1.95, "colorscale": [[0, "#440154"], [0.1111, "#482878"], [0.2222, "#3e4989"], [0.3333, "#31688e"], [0.4444, "#26828e"], [0.5556, "#1f9e89"], [0.6667, "#35b779"], [0.7778, "#6ece58"], [0.8889, "#b5de2b"], [1, "#fde725"]], "opacity": 0.7, "scene": "scene4", "showscale": false, "surfacecolor": {"elided": "20x20 float values"}, "type": "surface", "x": {"elided": "20x20 float values"}, "y": {"elided": "20x20 float values"}, "z": {"elided": "20x20 float values"}}, {"cmax": 26.55, "cmin": 1.95, "colorscale": [[0, "#440154"], [0.1111, "#482878"], [0.2222, "#3e4989"], [0.3333, "#31688e"], [0.4444, "#26828e"], [0.5556, "#1f9e89"], [0.6667, "#35b779"], [0.7778, "#6ece58"], [0.8889, "#b5de2b"], [1, "#fde725"]], "opacity": 0.7, "scene": "scene5", "showscale": false, "surfacecolor": {"elided": "20x20 float values"}, "type": "surface", "x": {"elided": "20x20 float values"}, "y": {"elided": "20x20 float values"}, "z": {"elided": "20x20 float values"}}], "layout": {"annotations": [{"font": {"size": 16}, "showarrow": false, "text": "theta: 0", "x": 0.084, "xanchor": "center", "xref": "paper", "y": 1, "yanchor": "bottom", "yref": "paper"}, {"font": {"size": 16}, "showarrow": false, "text": "theta: 0.25", "x": 0.292, "xanchor": "center", "xref": "paper", "y": 1, "yanchor": "bottom", "yref": "paper"}, {"font": {"size": 16}, "showarrow": false, "text": "theta: 0.5", "x": 0.5, "xanchor": "center", "xref": "paper", "y": 1, "yanchor": "bottom", "yref": "paper"}, {"font": {"size": 16}, "showarrow": false, "text": "theta: 0.75", "x": 0.708, "xanchor": "center", "xref": "paper", "y": 1, "yanchor": "bottom", "yref": "paper"}, {"font": {"size": 16}, "showarrow": false, "text": "theta: 1.0", "x": 0.916, "xanchor": "center", "xref": "paper", "y": 1, "yanchor": "bottom", "yref": "paper"}], "height": 400, "margin": {"b": 50, "l": 50, "r": 50, "t": 50}, "scene": {"domain": {"x": [0, 0.168], "y": [0, 1]}, "xaxis": {"title": {"text": "n"}}, "yaxis": {"title": {"text": "r"}}, "zaxis": {"title": {"text": "t"}}}, "scene2": {"domain": {"x": [0.208, 0.376], "y": [0, 1]}, "xaxis": {"title": {"text": "n"}}, "yaxis": {"title": {"text": "r"}}, "zaxis": {"title": {"text": "t"}}}, "scene3": {"domain": {"x": [0.416, 0.584], "y": [0, 1]}, "xaxis": {"title": {"text": "n"}}, "yaxis": {"title": {"text": "r"}}, "zaxis": {"title": {"text": "t"}}}, "scene4": {"domain": {"x": [0.624, 0.792], "y": [0, 1]}, "xaxis": {"title": {"text": "n"}}, "yaxis": {"title": {"text": "r"}}, "zaxis": {"title": {"text": "t"}}}, "scene5": {"domain": {"x": [0.832, 1], "y": [0, 1]}, "xaxis": {"title": {"text": "n"}}, "yaxis": {"title": {"text": "r"}}, "zaxis": {"title": {"text": "t"}}}, "width": 1300}}
